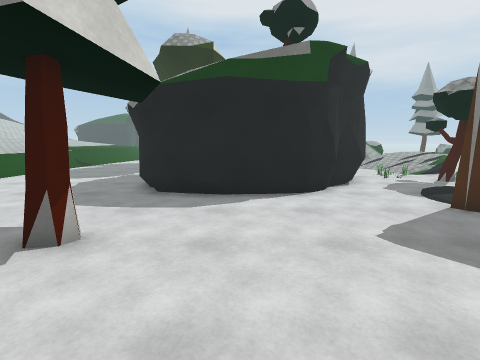
view 1 (above)

19 first-person views from a walk through a Unity game level. The camera is 1.5 m above the floor, tilts 8° down and sees 85° across. The floor is counted in squares, 1 m on a side. Each view is taken from the middle of a square. On the plan, view 1 faces up. The plan holds only what a view shows up to about 14 squares ahead; the rest is blank. The place goes on beyond the plan. The player character is not drawn. Some surface patterns are stand-ins.

view 2
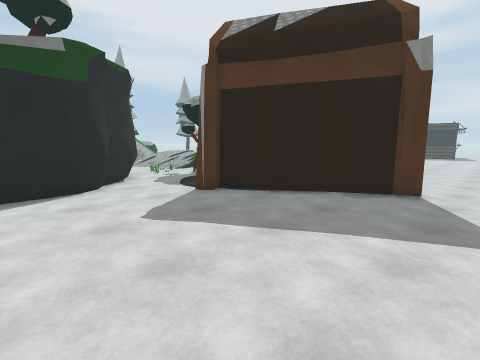

view 3
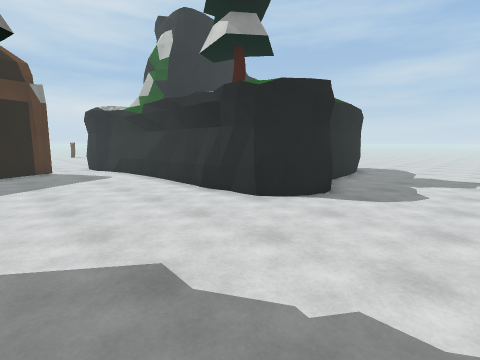

view 4
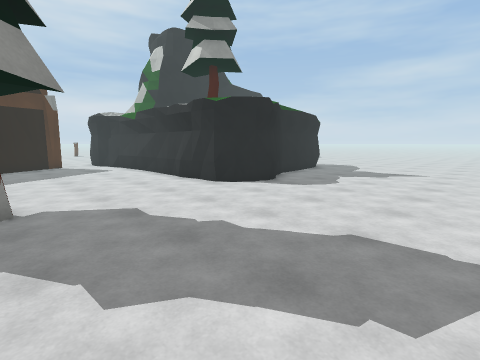

view 5
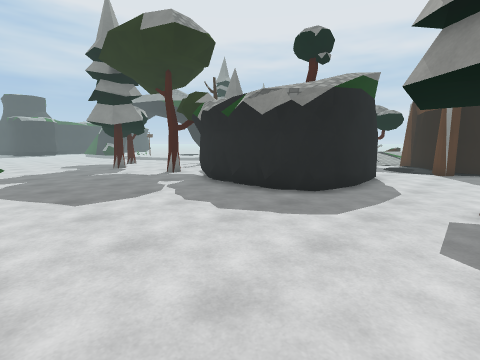

view 6
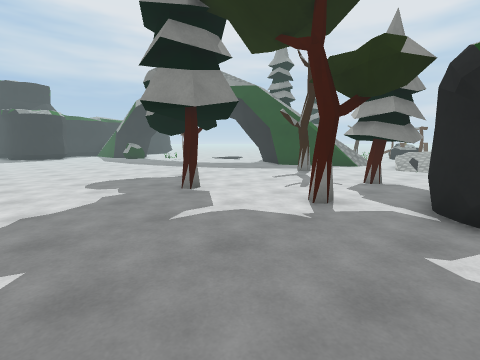

view 7
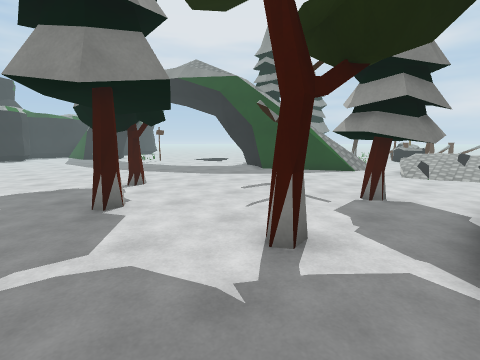

view 8
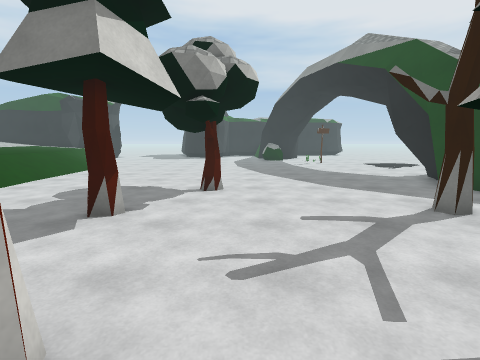

view 9
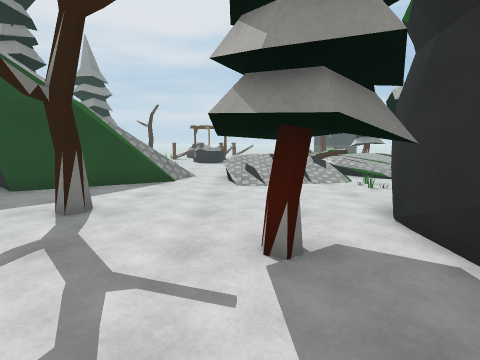

view 10
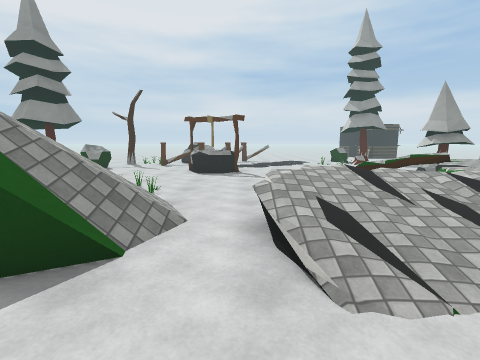

view 11
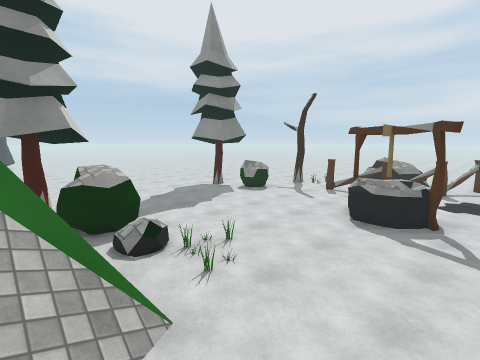

view 12
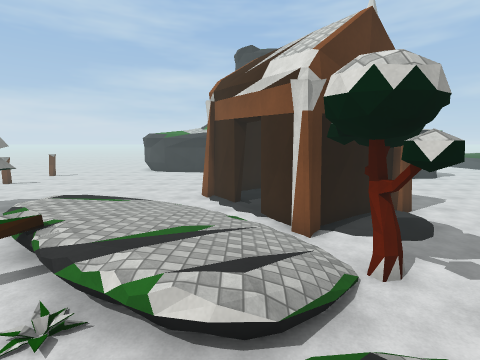

view 13
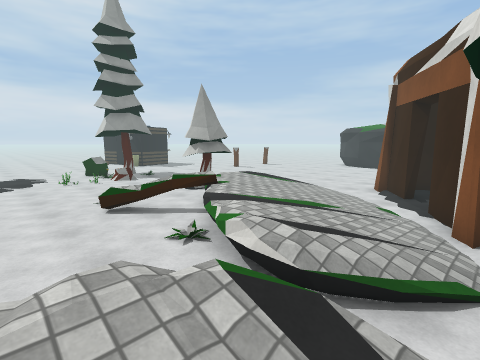

view 14
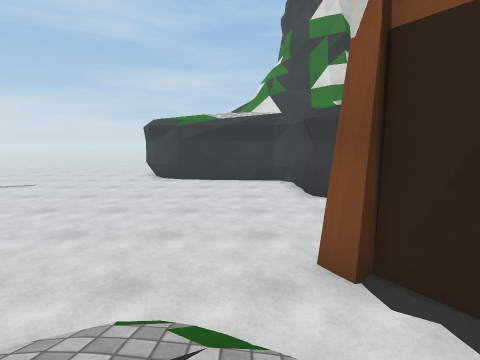

view 15
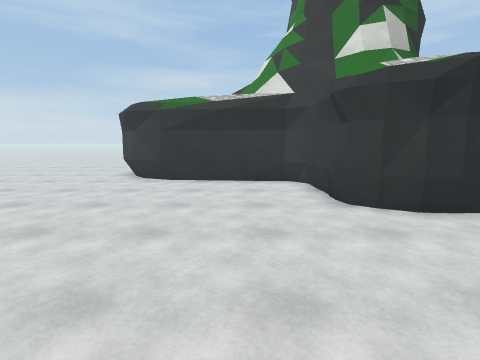

view 16
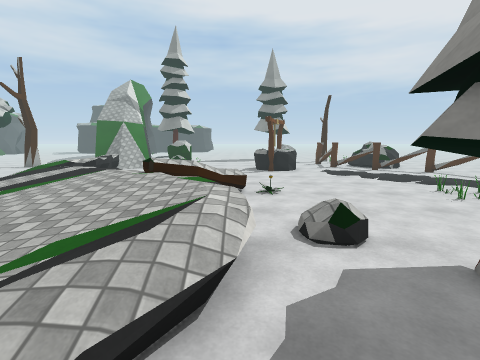

view 17
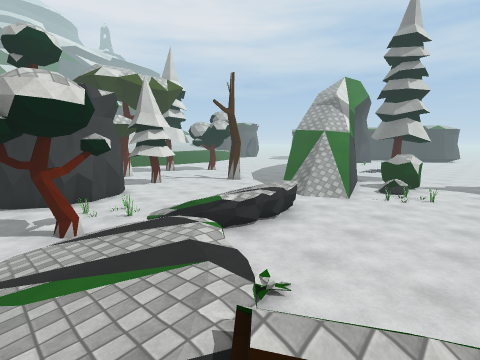

view 18
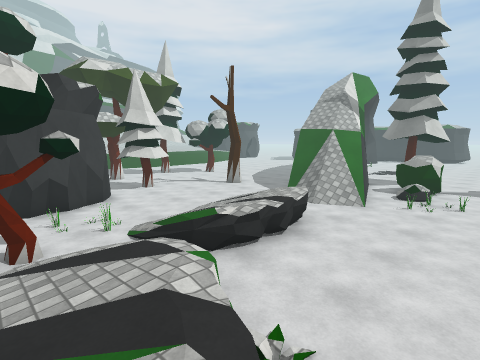

view 19
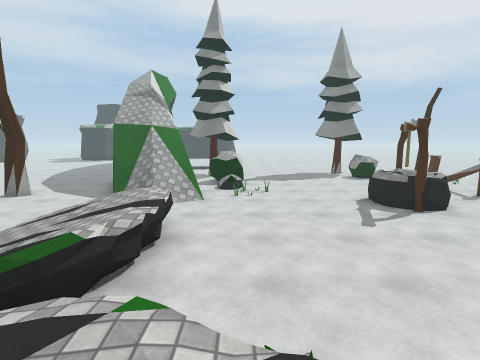

### Floor plan
Key: @ floor where view 1 was taken; # wall or solid block; x gap in a wall; . main floor; : floor 0.25 m higher than the main floor; + floor 0.5 m higher than the main floor; * floor 0.75 m higher than the main floor; % floor 1 m higher than the main floor; / step, stairs or slope; = window, fence, low wall or low ledge; v drop or lower ground; R rock; T tree; B building; W well; L log; P plant; O other object.
Columns run from 10 left of view 1 to 20 right of it. Each row starts with its distance up from view 1.
 30   .. ...
 29 /..................      ...
 28 /..................  T  .....
 27 /............... /     .......O
 26 /...............v/     .......O
 25 /...............v//  OOO.......
 24 /.......T.......v///##OO.......
 23  /......T.......=#// =OR.......
 22  ................////v.OO......
 21  .....T.......T...///=.O.....W.
 20  .....T...........////......WWW
 19  .................../.......WWW
 18  ..................//........W.
 17  ......O....T.....///R.........
 16  ......OO.TTTT....   %.........
 15 ...........TT..... / %.........
 14 .......##  ###..../  /.........
 13 .......#     ##..O//R..........
 12 ......##      ##.OO./=/P..LLO..
 11 ......##      ##OOT////*=vL....
 10 ......##      ##..T////**/=....
  9 .......#     ##....////+***=...
  8 .......#######../..#/////**=.R.
  7 .................####//////=.TT
  6 ...............###  B.//////.TT
  5  ...............##  ....///
  4 . .....T........B#  :B#.....
  3  ................BB  B#B.......
  2 ..................#BBB.........
  1 ..................B#...........
  0 ..........@....................
 -1 ...............................
 -2 ..............########.........
 -3 .......#########     #.........
 -4 .......#             #.........
 -5 .......#             #.........
 -6 .......##            ###.......
 -7 ........#              ######..
 -8  .......#                   ##.
 -9  .......#                     x
-10  .......#
-11  .......#
-12  .......
-13  .. ...
-14     ..

Positions as (right, up) in squares from view 1, and headings:
1: (0, 0), facing up
2: (0, -1), facing up-right
3: (-7, 3), facing down-right
4: (-10, 4), facing down-right
5: (-10, 4), facing up-right
6: (-9, 13), facing up-right
7: (-6, 14), facing up-right
8: (-1, 15), facing up
9: (-2, 17), facing right
10: (5, 18), facing right
11: (10, 17), facing up-right
12: (11, 15), facing down
13: (9, 15), facing down-right
14: (14, 7), facing down
15: (14, 4), facing down
16: (17, 4), facing up
17: (16, 9), facing up-left
18: (15, 10), facing up-left
19: (13, 10), facing up
